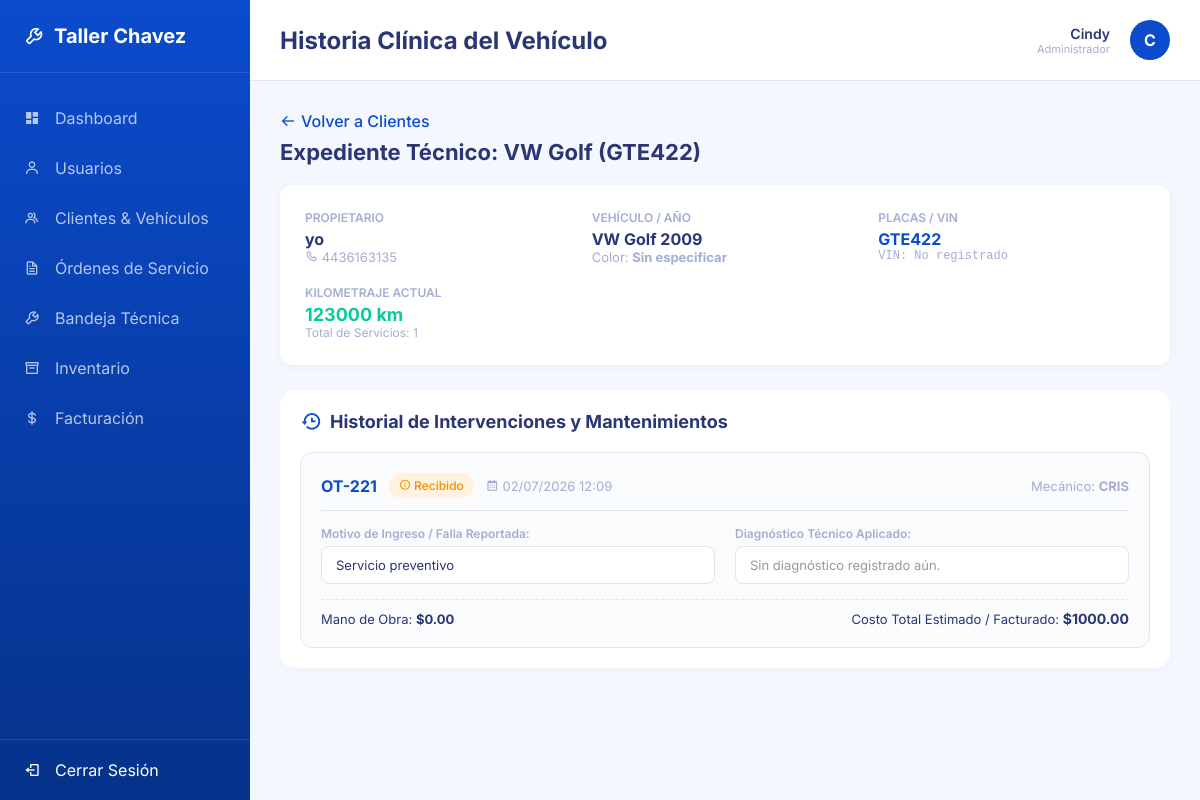
The app's page /clientes/vehiculo/1/historial/ (signed in) with its own data.
### usuarios/models.py (models this page shows, shortened)
class UsuarioPersonalizado(AbstractUser):
    ROLES = (
        ('ADMIN', 'Administrador'),
        ('MECANICO', 'Mecánico'),
        ('RECEPCIONISTA', 'Recepcionista'),
    )
    rol = models.CharField(max_length=20, choices=ROLES, default='RECEPCIONISTA')
    telefono = models.CharField(max_length=20, blank=True, null=True)

### clientes/models.py (models this page shows, shortened)
class Vehiculo(models.Model):
    cliente = models.ForeignKey(Cliente, on_delete=models.CASCADE, related_name='vehiculos')
    marca = models.CharField(max_length=50)
    modelo = models.CharField(max_length=50)
    anio = models.IntegerField()
    color = models.CharField(max_length=30, default='Sin especificar')
    placa = models.CharField(max_length=20, unique=True)
    vin = models.CharField(max_length=17, unique=True, null=True, blank=True)
    kilometraje = models.IntegerField(default=0)

class Cliente(models.Model):
    nombre = models.CharField(max_length=100)
    email = models.EmailField(unique=True, blank=True, null=True)
    telefono = models.CharField(max_length=20)
    direccion = models.TextField(blank=True, null=True)
    fecha_registro = models.DateTimeField(auto_now_add=True)

### ordenes/models.py (models this page shows, shortened)
class OrdenServicio(models.Model):
    ESTADOS = (
        ('RECIBIDO', 'Recibido'),
        ('EN_PROCESO', 'En Proceso'),
        ('CONCLUIDO', 'Concluido'),
        ('COMPLETADO', 'Concluido'), # Compatibilidad
    )
    PRIORIDADES = (
        ('BAJA', 'Baja'),
        ('MEDIA', 'Media'),
        ('ALTA', 'Alta'),
    )
    numero = models.CharField(max_length=20, unique=True)
    cliente = models.ForeignKey(Cliente, on_delete=models.CASCADE)
    vehiculo = models.ForeignKey(Vehiculo, on_delete=models.CASCADE)
    mecanico = models.ForeignKey(UsuarioPersonalizado, on_delete=models.SET_NULL, null=True, blank=True, related_name='ordenes_asignadas')
    estado = models.CharField(max_length=20, choices=ESTADOS, default='RECIBIDO')
    prioridad = models.CharField(max_length=20, choices=PRIORIDADES, default='MEDIA')
    descripcion = models.TextField(help_text="Motivo de ingreso o falla reportada por el cliente.")
    diagnostico = models.TextField(blank=True, null=True, help_text="Diagnóstico técnico registrado por el mecánico.")
    observaciones = models.TextField(blank=True, null=True, help_text="Observaciones adicionales de reparación.")
    foto_inicial = models.ImageField(upload_to='evidencias/inicial/', blank=True, null=True)
    foto_final = models.ImageField(upload_to='evidencias/final/', blank=True, null=True)
    mano_de_obra = models.DecimalField(max_digits=10, decimal_places=2, default=Decimal('0.00'))
    anticipo = models.DecimalField(max_digits=10, decimal_places=2, default=Decimal('0.00'))
    costo_estimado = models.DecimalField(max_digits=10, decimal_places=2, default=Decimal('0.00'))
    tiempo_estimado = models.CharField(max_length=50, blank=True, null=True)
    inventario_descontado = models.BooleanField(default=False)
    fecha_creacion = models.DateTimeField(auto_now_add=True)
    fecha_actualizacion = models.DateTimeField(auto_now=True)

### clientes/views.py (the view)
# urls.py: path('vehiculo/<int:vehiculo_id>/historial/', views.vehiculo_historial, name='vehiculo_historial'),
@recepcionista_required
def vehiculo_historial(request, vehiculo_id):
    vehiculo = get_object_or_404(Vehiculo.objects.select_related('cliente'), id=vehiculo_id)
    ordenes = vehiculo.ordenservicio_set.all().select_related('mecanico').prefetch_related('refacciones__articulo').order_by('-fecha_creacion')
    return render(request, 'clientes/historia_clinica.html', {'vehiculo': vehiculo, 'ordenes': ordenes})

### clientes/templates/clientes/historia_clinica.html (shortened to what this page needs)
{% extends 'base.html' %}
{% block page_title %}Historia Clínica del Vehículo{% endblock %}
{% block content %}
<div style="display: flex; justify-content: space-between; align-items: center; margin-bottom: 20px;">
    <div>
        <a href="{% url 'clientes_lista' %}" style="text-decoration: none; color: var(--primary-blue); font-weight: 500; display: inline-flex; align-items: center; gap: 5px; margin-bottom: 8px;">
            <i class='bx bx-arrow-back'></i> Volver a Clientes
        </a>
        <h2 style="color: var(--text-main); font-size: 22px; margin: 0;">Expediente Técnico: {{ vehiculo.marca }} {{ vehiculo.modelo }} ({{ vehiculo.placa }})</h2>
    </div>
</div>
<div style="background: white; border-radius: 12px; padding: 25px; margin-bottom: 25px; box-shadow: 0 2px 8px rgba(0,0,0,0.04); display: grid; grid-template-columns: repeat(auto-fit, minmax(200px, 1fr)); gap: 20px;">
    <div>
        <div style="font-size: 12px; color: var(--text-muted); text-transform: uppercase; font-weight: 600;">Propietario</div>
        <div style="font-size: 16px; font-weight: bold; color: var(--text-main); margin-top: 4px;">{{ vehiculo.cliente.nombre }}</div>
        <div style="font-size: 13px; color: var(--text-muted);"><i class='bx bx-phone'></i> {{ vehiculo.cliente.telefono }}</div>
    </div>
    <div>
        <div style="font-size: 12px; color: var(--text-muted); text-transform: uppercase; font-weight: 600;">Vehículo / Año</div>
        <div style="font-size: 16px; font-weight: bold; color: var(--text-main); margin-top: 4px;">{{ vehiculo.marca }} {{ vehiculo.modelo }} {{ vehiculo.anio }}</div>
        <div style="font-size: 13px; color: var(--text-muted);">Color: <strong>{{ vehiculo.color }}</strong></div>
    </div>
    <div>
        <div style="font-size: 12px; color: var(--text-muted); text-transform: uppercase; font-weight: 600;">Placas / VIN</div>
        <div style="font-size: 16px; font-weight: bold; color: var(--primary-blue); margin-top: 4px;">{{ vehiculo.placa }}</div>
        <div style="font-size: 12px; color: var(--text-muted); font-family: monospace;">VIN: {{ vehiculo.vin|default:"No registrado" }}</div>
    </div>
    <div>
        <div style="font-size: 12px; color: var(--text-muted); text-transform: uppercase; font-weight: 600;">Kilometraje Actual</div>
        <div style="font-size: 18px; font-weight: bold; color: var(--success-green); margin-top: 4px;">{{ vehiculo.kilometraje }} km</div>
        <div style="font-size: 12px; color: var(--text-muted);">Total de Servicios: {{ ordenes.count }}</div>
    </div>
</div>
<div class="card-table">
    <div class="card-table-header" style="display: flex; align-items: center; gap: 8px;">
        <i class='bx bx-history' style="color: var(--primary-blue); font-size: 22px;"></i>
        <span>Historial de Intervenciones y Mantenimientos</span>
    </div>
    <div style="display: flex; flex-direction: column; gap: 20px; margin-top: 15px;">
        {% for orden in ordenes %}
        <div style="border: 1px solid var(--border-color); border-radius: 12px; padding: 20px; background: #fafbfc;">
            <div style="display: flex; justify-content: space-between; align-items: center; margin-bottom: 15px; border-bottom: 1px solid var(--border-color); padding-bottom: 12px;">
                <div style="display: flex; align-items: center; gap: 12px;">
                    <span style="font-weight: bold; font-size: 16px; color: var(--primary-blue);">OT-{{ orden.numero }}</span>
                    {% if orden.estado == 'CONCLUIDO' or orden.estado == 'COMPLETADO' %}
                        <span class="badge completado"><i class='bx bx-check-double'></i> Concluido</span>
                    {% elif orden.estado == 'EN_PROCESO' %}
                        <span class="badge en-proceso"><i class='bx bx-time'></i> En Proceso</span>
                    {% else %}
                        <span class="badge recibido"><i class='bx bx-info-circle'></i> Recibido</span>
                    {% endif %}
                    <span style="font-size: 13px; color: var(--text-muted);"><i class='bx bx-calendar'></i> {{ orden.fecha_creacion|date:"d/m/Y H:i" }}</span>
                </div>
                <div style="font-size: 13px; color: var(--text-muted);">
                    Mecánico: <strong>{{ orden.mecanico.first_name|default:orden.mecanico.username|default:"Sin asignar" }} {{ orden.mecanico.last_name }}</strong>
                </div>
            </div>
            <div style="display: grid; grid-template-columns: 1fr 1fr; gap: 20px; margin-bottom: 15px;">
                <div>
                    <div style="font-size: 12px; font-weight: 600; color: var(--text-muted); margin-bottom: 5px;">Motivo de Ingreso / Falla Reportada:</div>
                    <div style="background: white; padding: 10px 14px; border-radius: 8px; border: 1px solid var(--border-color); font-size: 13px;">
                        {{ orden.descripcion }}
                    </div>
                </div>
                <div>
                    <div style="font-size: 12px; font-weight: 600; color: var(--text-muted); margin-bottom: 5px;">Diagnóstico Técnico Aplicado:</div>
                    <div style="background: white; padding: 10px 14px; border-radius: 8px; border: 1px solid var(--border-color); font-size: 13px; color: {% if orden.diagnostico %}#1e88e5{% else %}#999{% endif %};">
                        {{ orden.diagnostico|default:"Sin diagnóstico registrado aún." }}
                    </div>
                </div>
            </div>
            <div style="margin-top: 15px; display: flex; justify-content: space-between; align-items: center; font-size: 13px; border-top: 1px dashed var(--border-color); padding-top: 10px;">
                <div>
                    Mano de Obra: <strong>${{ orden.mano_de_obra|default:"0.00" }}</strong>
                </div>
                <div>
                    Costo Total Estimado / Facturado: <strong style="color: var(--text-main); font-size: 14px;">${{ orden.costo_estimado }}</strong>
                </div>
            </div>
        </div>
        {% empty %}
        <div style="text-align: center; padding: 40px; color: var(--text-muted);">
            <i class='bx bx-notepad' style="font-size: 40px; margin-bottom: 10px; display: block;"></i>
            No existen órdenes de trabajo ni servicios registrados para este vehículo.
        </div>
        {% endfor %}
    </div>
</div>
{% endblock %}

### nucleo/templates/base.html (shortened to what this page needs)
<!DOCTYPE html>
<html lang="es">
<head>
    <link href="https://unpkg.com/boxicons@2.1.4/css/boxicons.min.css" rel="stylesheet">
    {% load static %}
    <link rel="stylesheet" href="{% static 'css/estilos.css' %}">
</head>
<body>
    <aside class="sidebar">
        <div class="sidebar-header">
            <i class='bx bx-wrench'></i>
            <span>Taller Chavez</span>
        </div>
        <ul class="nav-links">
            <a href="{% url 'dashboard' %}">
                <li class="{% if request.resolver_match.url_name == 'dashboard' %}active{% endif %}">
                    <i class='bx bxs-dashboard'></i> Dashboard
                </li>
            </a>
            {% if request.user.rol == 'ADMIN' %}
            <a href="{% url 'usuarios_lista' %}">
                <li class="{% if 'usuario' in request.resolver_match.url_name %}active{% endif %}">
                    <i class='bx bx-user'></i> Usuarios
                </li>
            </a>
            {% endif %}
            {% if request.user.rol == 'ADMIN' or request.user.rol == 'RECEPCIONISTA' %}
            <a href="{% url 'clientes_lista' %}">
                <li class="{% if 'cliente' in request.resolver_match.url_name %}active{% endif %}">
                    <i class='bx bx-group'></i> Clientes & Vehículos
                </li>
            </a>
            {% endif %}
            <a href="{% url 'ordenes_lista' %}">
                <li class="{% if 'orden' in request.resolver_match.url_name and request.resolver_match.url_name != 'ordenes_bandeja' %}active{% endif %}">
                    <i class='bx bx-file'></i> Órdenes de Servicio
                </li>
            </a>
            {% if request.user.rol == 'MECANICO' or request.user.rol == 'ADMIN' %}
            <a href="{% url 'ordenes_bandeja' %}">
                <li class="{% if request.resolver_match.url_name == 'ordenes_bandeja' %}active{% endif %}">
                    <i class='bx bx-wrench'></i> Bandeja Técnica
                </li>
            </a>
            {% endif %}
            {% if request.user.rol == 'ADMIN' or request.user.rol == 'RECEPCIONISTA' %}
            <a href="{% url 'inventario_lista' %}">
                <li class="{% if 'inventario' in request.resolver_match.url_name %}active{% endif %}">
                    <i class='bx bx-box'></i> Inventario
                </li>
            </a>
            <a href="{% url 'facturacion_lista' %}">
                <li class="{% if 'factura' in request.resolver_match.url_name %}active{% endif %}">
                    <i class='bx bx-dollar'></i> Facturación
                </li>
            </a>
            {% endif %}
        </ul>
        <a href="{% url 'logout' %}" style="text-decoration: none; color: inherit; margin-top: auto;">
            <div class="logout-btn">
                <i class='bx bx-log-out'></i>
                <span>Cerrar Sesión</span>
            </div>
        </a>
    </aside>
    <main class="main-content">
        <header class="top-header">
            <div class="page-title">{% block page_title %}Dashboard{% endblock %}</div>
            <div class="user-profile">
                <div style="text-align: right; margin-right: 10px;">
                    <div style="font-weight: 600; font-size: 14px;">{{ request.user.first_name|default:request.user.username }}</div>
                    <div style="font-size: 11px; color: var(--text-muted);">{{ request.user.get_rol_display }}</div>
                </div>
                <div class="avatar">
                    {{ request.user.first_name|default:request.user.username|make_list|first|upper }}
                </div>
            </div>
        </header>
        <div class="content-wrapper">
            {% block content %}
            {% endblock %}
        </div>
    </main>
</body>
</html>

### nucleo/static/css/estilos.css (style rules this page uses)
:root { --primary-blue: #0b4bcc; --secondary-blue: #06328a; --light-bg: #f4f7fe; --white: #ffffff; --text-main: #2b3674; --text-muted: #a3aed1; --success-green: #05cd99; --warning-yellow: #ffce20; --danger-red: #ee5d50; --purple: #863cf1; --border-color: #e0e5f2; }
* { margin: 0; padding: 0; box-sizing: border-box; font-family: 'Inter', sans-serif; }
body { background-color: var(--light-bg); color: var(--text-main); display: flex; height: 100vh; overflow: hidden; }
.sidebar { width: 250px; background: linear-gradient(180deg, var(--primary-blue) 0%, var(--secondary-blue) 100%); color: var(--white); display: flex; flex-direction: column; }
.sidebar-header { padding: 24px; font-size: 20px; font-weight: bold; display: flex; align-items: center; gap: 10px; border-bottom: 1px solid rgba(255,255,255,0.1); }
.nav-links { list-style: none; margin-top: 20px; }
.nav-links li, .nav-links a { text-decoration: none; color: inherit; display: block; }
.nav-links li { padding: 15px 24px; cursor: pointer; display: flex; align-items: center; gap: 15px; opacity: 0.7; transition: all 0.3s ease; }
.logout-btn { margin-top: auto; padding: 20px 24px; display: flex; align-items: center; gap: 15px; cursor: pointer; border-top: 1px solid rgba(255,255,255,0.1); }
.main-content { flex: 1; display: flex; flex-direction: column; overflow-y: auto; }
.top-header { background: var(--white); padding: 20px 30px; display: flex; justify-content: space-between; align-items: center; border-bottom: 1px solid var(--border-color); }
.page-title { font-size: 24px; font-weight: 700; }
.user-profile { display: flex; align-items: center; gap: 10px; }
.avatar { width: 40px; height: 40px; border-radius: 50%; background-color: var(--primary-blue); color: var(--white); display: flex; align-items: center; justify-content: center; font-weight: bold; }
.content-wrapper { padding: 30px; }
.card-table { background: var(--white); border-radius: 15px; padding: 20px; box-shadow: 0 4px 15px rgba(0,0,0,0.02); }
.card-table-header { font-size: 18px; font-weight: bold; margin-bottom: 20px; }
.badge { padding: 5px 10px; border-radius: 20px; font-size: 12px; font-weight: 500; }
.badge.recibido { background: #fff3e0; color: #fb8c00; }

### records on screen
UsuarioPersonalizado: user.first_name "Cindy", user.rol "Administrador", user.first_name|make_list "C"
Vehiculo: marca "VW", modelo "Golf", placa "GTE422", cliente.nombre "yo", cliente.telefono "4436163135", anio "2009", color "Sin especificar", vin "No registrado", kilometraje "123000"
OrdenServicio: numero "221", estado "Recibido", fecha_creacion "02/07/2026 12:09", mecanico.first_name "CRIS", descripcion "Servicio preventivo", diagnostico "Sin diagnóstico registrado aún.", mano_de_obra "0.00", costo_estimado "1000.00"

### other values on screen
{{ ordenes.count }} "1"
